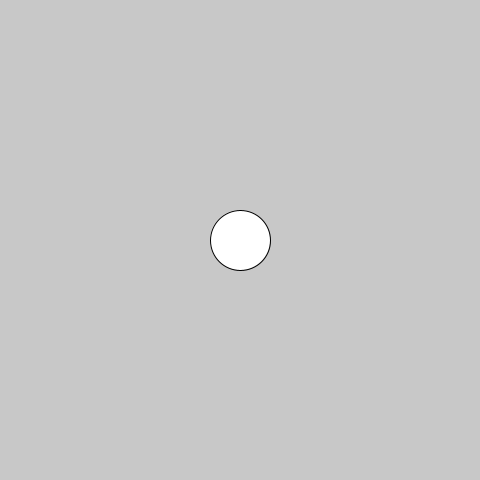
Frame 1 (no input)
Frame 60 (the mouse pressed at the canvas centre just before this capture): identical to frame 1, image omitted
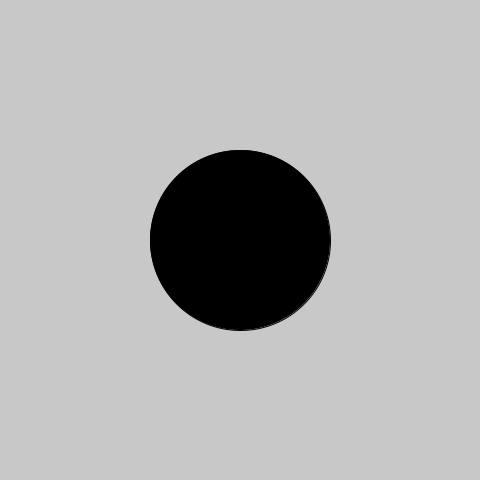
Frame 120 (the mouse held since frame 60 and released just before this capture)

The Processing sketch that drew these frames (run headless with seeded random() and noise(); from frame 60 on, the mouse is pressed at the canvas centre):

// Processing sketch: e37interaz_cerchio_dist
// ── e37interaz_cerchio_dist.pde
int x;
int y;
int r=30;
int dir=1;

void setup(){
  size (480,480);
  x=width/2;
  y=height/2;
  //radius da la dist dal centro
  ellipseMode(RADIUS);
}
void draw(){
  background(200);
  float d= dist(mouseX,mouseY, x,y);
  //se si rimpicciolisce troppo o tocca i bordi cambia il senso
  if (r==20 || r==width/2){
    dir=-dir;
  }
  //se vado dentro il cerchio col mouse il cerchio si allarga o restringe
  if (d<r){
    r+=dir;
    fill(0);
  }
  else{
    fill(255);
  }
  
  ellipse(x,y,r,r);
}
